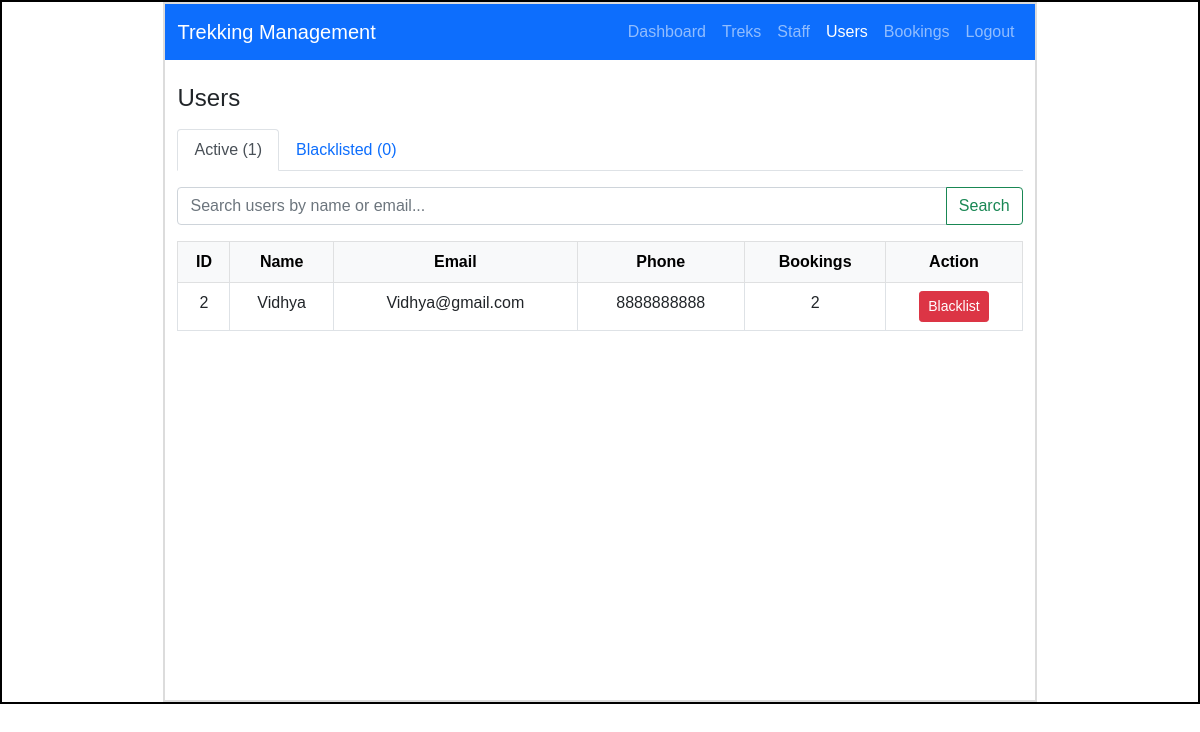
Screenshot of /admin/users with the database file from the repository.
### models.py (models this page shows)
class User(db.Model):
    __tablename__ = "user"
    id = db.Column(db.Integer  , primary_key = True)
    name = db.Column(db.String() , nullable=False)
    email=db.Column(db.String(), unique = True , nullable=False )
    password = db.Column(db.String() , nullable=False)
    phone = db.Column(db.String(15))
    role = db.Column(db.String(), nullable=False , default='trekker')
    is_blacklisted = db.Column(db.Boolean , nullable= False , default = False)
    bookings = db.relationship( "Booking" ,backref = "user",lazy=True) # One User -> Many Bookings
    staff_profile = db.relationship("Staff_Profile",backref = "user",uselist=False,lazy=True)

### app.py (the view)
@app.route("/admin/users")
def admin_users():
    active_tab   = request.args.get("tab", "active")
    search_query = request.args.get("search", "")
    active_q      = User.query.filter_by(role="trekker", is_blacklisted=False)
    blacklisted_q = User.query.filter_by(role="trekker", is_blacklisted=True)
    if search_query:
        f = or_(User.name.ilike(f"%{search_query}%"),
                User.email.ilike(f"%{search_query}%"))
        active_q      = active_q.filter(f)
        blacklisted_q = blacklisted_q.filter(f)
    return render_template("admin_users.html",
                           active_tab=active_tab,
                           search_query=search_query,
                           active_users=active_q.all(),
                           blacklisted_users=blacklisted_q.all())

### templates/admin_users.html (shortened to what this page needs)
<!DOCTYPE html>
<html lang="en">
<head>
    <link rel="stylesheet" href="{{ url_for('static', filename='style.css') }}">
    <link href="https://cdn.jsdelivr.net/npm/bootstrap@5.0.2/dist/css/bootstrap.min.css" rel="stylesheet">
</head>
<body>
    <div id="main">
        <div id="canvas">
            <nav class="navbar navbar-expand-lg navbar-dark bg-primary">
                <div class="container-fluid">
                    <a class="navbar-brand" href="/admin/dashboard">Trekking Management</a>
                    <div class="navbar-nav ms-auto">
                        <a class="nav-link" href="/admin/dashboard">Dashboard</a>
                        <a class="nav-link" href="/admin/treks">Treks</a>
                        <a class="nav-link" href="/admin/staff">Staff</a>
                        <a class="nav-link active" href="/admin/users">Users</a>
                        <a class="nav-link" href="/admin/bookings">Bookings</a>
                        <a class="nav-link" href="/logout">Logout</a>
                    </div>
                </div>
            </nav>
            <div class="container mt-4">
                <h4 class="mb-3">Users</h4>
                <ul class="nav nav-tabs mb-3">
                    <li class="nav-item">
                        <a class="nav-link {% if active_tab == 'active' %}active{% endif %}"
                           href="/admin/users?tab=active">
                            Active ({{ active_users | length }})
                        </a>
                    </li>
                    <li class="nav-item">
                        <a class="nav-link {% if active_tab == 'blacklisted' %}active{% endif %}"
                           href="/admin/users?tab=blacklisted">
                            Blacklisted ({{ blacklisted_users | length }})
                        </a>
                    </li>
                </ul>
                <form method="GET" action="/admin/users" class="mb-3">
                    <div class="input-group">
                        <input type="text" class="form-control" name="search" value="{{ search_query }}" placeholder="Search users by name or email...">
                        <button type="submit" class="btn btn-outline-success">Search</button>
                    </div>
                </form>
                {% if active_tab == 'active' %}
                    {% if active_users %}
                    <table class="table table-bordered table-hover text-center">
                        <thead class="table-light">
                            <tr>
                                <th>ID</th>
                                <th>Name</th>
                                <th>Email</th>
                                <th>Phone</th>
                                <th>Bookings</th>
                                <th>Action</th>
                            </tr>
                        </thead>
                        <tbody>
                            {% for user in active_users %}
                            <tr>
                                <td>{{ user.id }}</td>
                                <td>{{ user.name }}</td>
                                <td>{{ user.email }}</td>
                                <td>{{ user.phone }}</td>
                                <td>{{ user.bookings | length }}</td>
                                <td>
                                    <a href="{{ url_for('blacklist_user', user_id=user.id) }}" class="btn btn-danger btn-sm">Blacklist</a>
                                </td>
                            </tr>
                            {% endfor %}
                        </tbody>
                    </table>
                    {% else %}
                        {% if search_query %}
                            <div class="alert alert-warning">No users found matching "{{ search_query }}".</div>
                        {% else %}
                            <div class="alert alert-info">No active users.</div>
                        {% endif %}
                    {% endif %}
                {% endif %}
            </div>
        </div>
    </div>
</body>
</html>

### static/style.css (style rules this page uses)
* { margin:0px; font-family: Arial, Helvetica, sans-serif; }
#main { border:2px solid black; margin-top: 0px; }
#canvas { border:2px solid #dcdcdc; width:73%; height:700px; margin:auto; }
table { max-height: 20px; overflow-y: auto; }

### rows the page displays
User: id "2", name "Vidhya", email "Vidhya@gmail.com", phone "8888888888", bookings|length "2"

### other values shown
{{ active_users | length }} "1"
{{ blacklisted_users | length }} "0"
